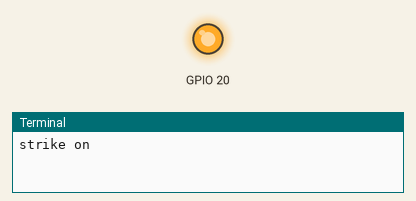
Simulated run of this program. Board: Raspberry Pi (BCM pin numbers). On the bench: output pins drawn as LEDs (lit = HIGH), the last lines printed to the terminal. At 50.0 s the program stops and its outputs stay as they are.

Above: at 0.1 s.
At 50.1 s:
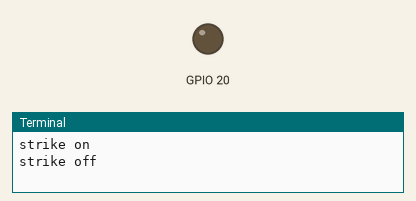
Timing chart, 0 to 51.5 s (numbered marks = the images above):
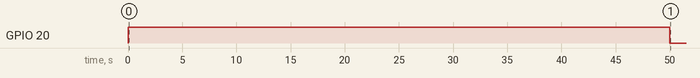

Measured:
- by itself, GPIO 20: LOW → HIGH at 0.00 s, → LOW 50.0 s later

The program:

STRIKE_TEST.py
```python
import RPi.GPIO as GPIO
import time
GPIO.setmode(GPIO.BCM)
GPIO.setwarnings(False)
GPIO.setup(20,GPIO.OUT)
print("strike on")
GPIO.output(20,GPIO.HIGH)
time.sleep(50)
print("strike off")
GPIO.output(20, GPIO.LOW)
GPIO.cleanup()
```
